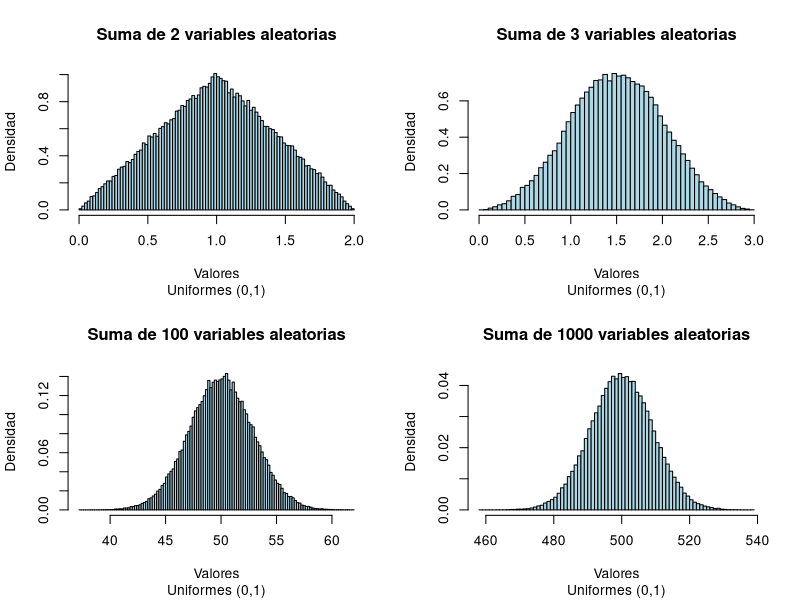
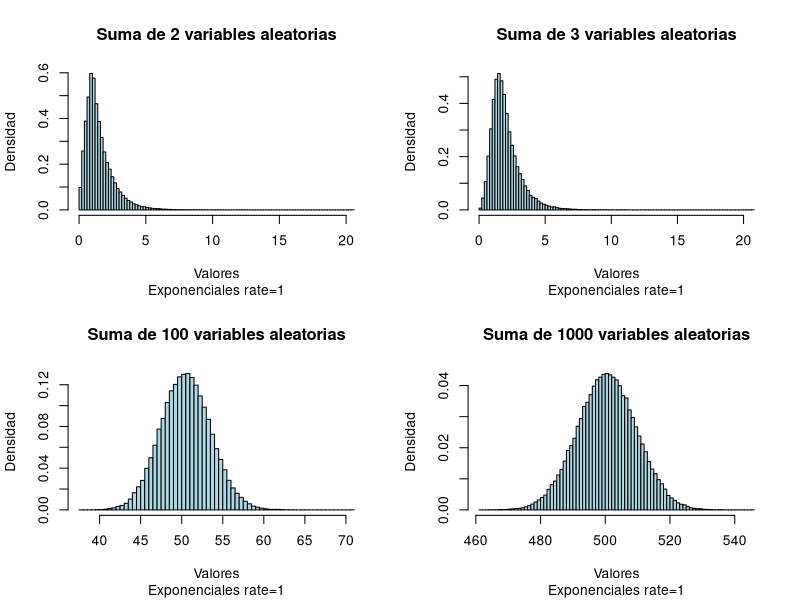
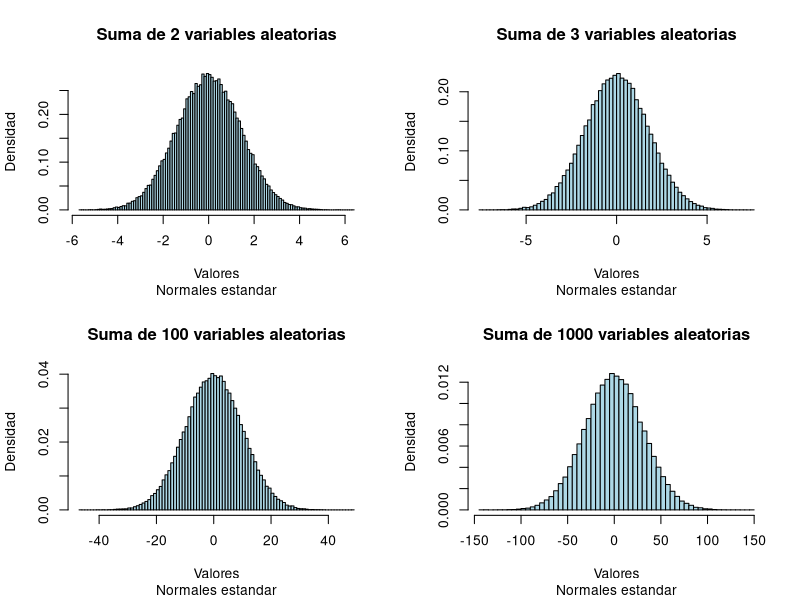
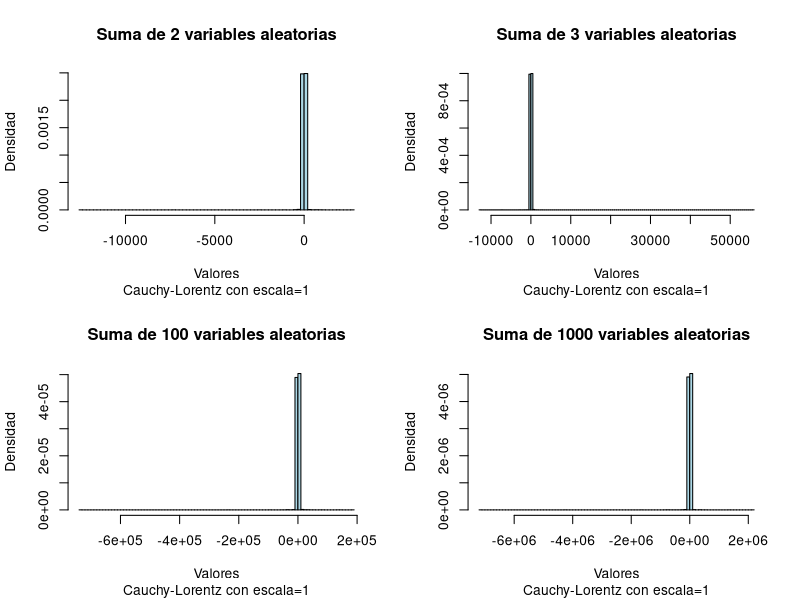

The R source for these figures, in order:
#Limpiamos la memoria
rm(list = ls())

#Generando las distribuciones para variables 
#aleatorias uniformes continuas en (0,1)
A1 = runif(100000,0,1)
par(mfrow=c(2,2))
for (i in 1:999){
  A1 = A1+runif(100000,0,1)
  if (i==1 | i==2 | i==99| i==999) {
    texto=paste0("Suma de ", i+1, " variables aleatorias")
    hist(A1, freq=FALSE, breaks=100,main=texto, col="lightblue", sub="Uniformes (0,1)", ylab="Densidad",xlab="Valores")
    }
}


#Generando las distribuciones para variables 
#aleatorias exponenciales con lambda=1
B1 = rexp(100000, rate = 1)
par(mfrow=c(2,2))
for (i in 1:999){
  B1 = B1+runif(100000,0,1)
  if (i==1 | i==2 | i==99| i==999) {
    texto=paste0("Suma de ", i+1, " variables aleatorias")
    hist(B1, freq=FALSE, breaks=100,main=texto, col="lightblue", sub="Exponenciales rate=1", ylab="Densidad",xlab="Valores")
  }
}

#Generando las distribuciones para variables 
#aleatorias normales estandar
C1 = rnorm(100000)
par(mfrow=c(2,2))
for (i in 1:999){
  C1 = C1+rnorm(100000)
  if (i==1 | i==2 | i==99| i==999) {
    texto=paste0("Suma de ", i+1, " variables aleatorias")
    hist(C1, freq=FALSE, breaks=100,main=texto, col="lightblue", sub="Normales estandar", ylab="Densidad",xlab="Valores")
  }
}

#Generando las distribuciones para variables 
#aleatorias Cauchy-Lorentz con localizacion=0 y escala 1
D1 = rcauchy(10000,location=0, scale=1)
par(mfrow=c(2,2))
for (i in 1:9999){
  D1 = D1+rcauchy(10000,location=0, scale=1)
  if (i==1 | i==2 | i==99| i==999) {
    texto=paste0("Suma de ", i+1, " variables aleatorias")
    #plot(density(D1))
    hist(D1, freq=FALSE, breaks=100,main=texto, col="lightblue", sub="Cauchy-Lorentz con escala=1", ylab="Densidad",xlab="Valores")
  }
}

